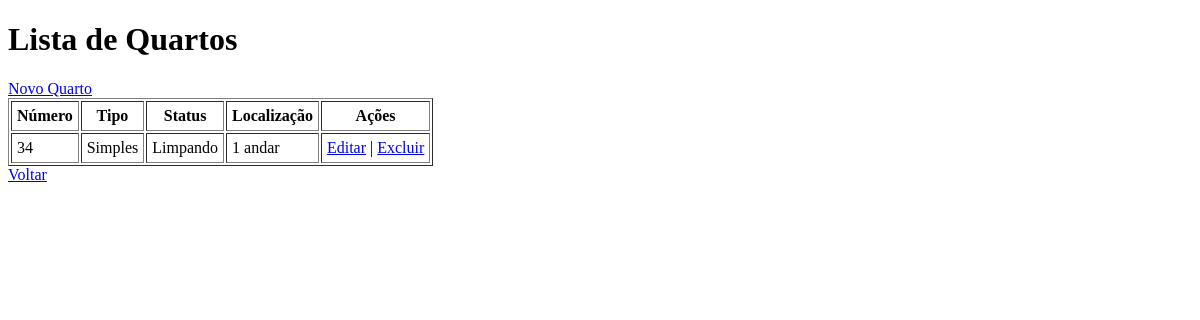
Page /quartos on the earlier database version.
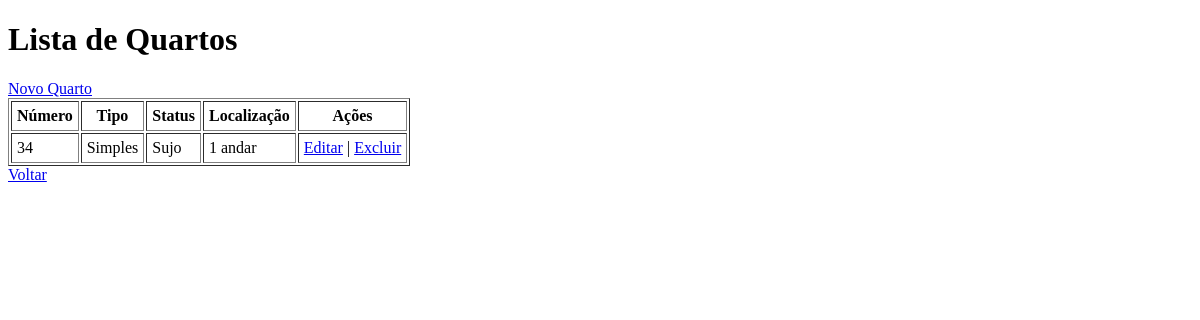
Same page on the later database version.
### models/models.py (models this page shows)
class Quarto(db.Model):
    __tablename__ = 'quartos'
    numero_quarto = db.Column(db.String(10), primary_key=True, unique=True)
    id_tipo = db.Column(db.Integer, db.ForeignKey('tipos_quarto.id_tipo'), nullable=False)
    status_limpeza = db.Column(db.String(20), default='Sujo', nullable=False)
    localizacao = db.Column(db.String(50))
    tipo = db.relationship('TipoQuarto', backref='quartos')

class TipoQuarto(db.Model):
    __tablename__ = 'tipos_quarto'
    id_tipo = db.Column(db.Integer, primary_key=True, autoincrement=True)
    nome_tipo = db.Column(db.String(50), unique=True, nullable=False)
    capacidade_maxima = db.Column(db.Integer, nullable=False)
    preco_diaria_base = db.Column(db.Float, nullable=False)
    descricao = db.Column(db.Text)

### controllers/controller.py (the view)
@main.route('/quartos')
def listar_quartos():
    quartos = Quarto.query.all()
    return render_template('quartos/listar.html', quartos=quartos)

### templates/quartos/listar.html (shortened to what this page needs)
<!DOCTYPE html>
<html lang="pt-br">
<head>
</head>
<body>
    <h1>Lista de Quartos</h1>
    <a href="{{ url_for('main.novo_quarto') }}">Novo Quarto</a>
    <table border="1" cellpadding="5">
        <tr>
            <th>Número</th>
            <th>Tipo</th>
            <th>Status</th>
            <th>Localização</th>
            <th>Ações</th>
        </tr>
        {% for q in quartos %}
        <tr>
            <td>{{ q.numero_quarto }}</td>
            <td>{{ q.tipo.nome_tipo }}</td>
            <td>{{ q.status_limpeza }}</td>
            <td>{{ q.localizacao }}</td>
            <td>
                <a href="{{ url_for('main.editar_quarto', numero=q.numero_quarto) }}">Editar</a> |
                <a href="{{ url_for('main.excluir_quarto', numero=q.numero_quarto) }}" onclick="return confirm('Excluir quarto?')">Excluir</a>
            </td>
        </tr>
        {% endfor %}
    </table>
    <a href="{{ url_for('main.index') }}">Voltar</a>
</body>
</html>

Differences in the rows shown:
changed Quarto "1 andar": status_limpeza "Limpando" → "Sujo"
